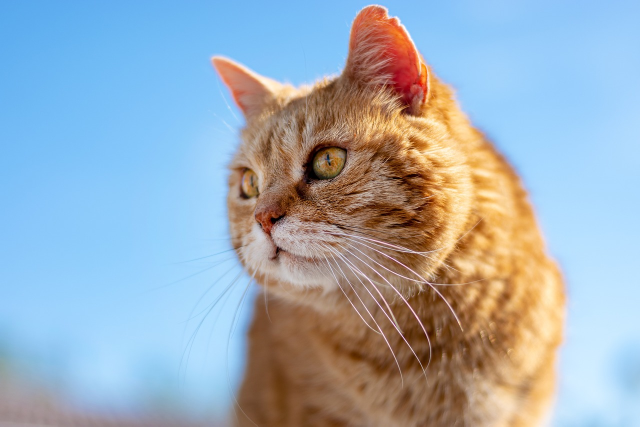
#> input picture img/cat.jpg, 1280 x 853 px (shown at 1/2 size)
$ jupyter execute npy_test.ipynb   (shell and % lines are left out)
#> lines starting #> are read from the running program, lines starting #| are printed output that depends on the picture
[cell 1]
import numpy as np
import matplotlib.pyplot as plt

x = np.linspace(-5, 5, 10000000)
y = np.sqrt(25 - x**2)

plt.plot(x, y, color='blue')  # Set color to blue
plt.plot(x, -y, color='blue')  # Set color to blue
plt.xlabel('x')
plt.ylabel('y')
plt.title('Circle Plot')
plt.grid(True)  # Set aspect ratio to 1:1
plt.gca().set_aspect('equal')
plt.show()
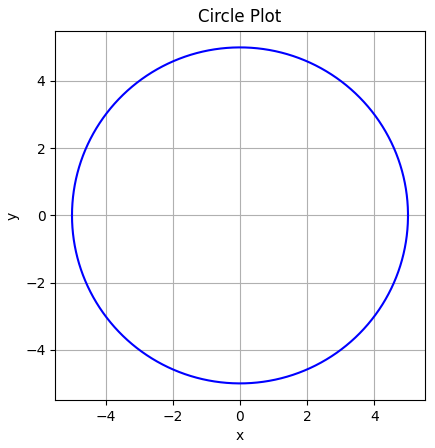
#> figure drawn by matplotlib, 1 panel; curve peaks at x = -5e-07, y = 5; curve peaks at x = -5, y = 0

[cell 2]
import numpy as np
import matplotlib.pyplot as plt

x = np.linspace(-5, 5, 10)
y = np.linspace(-5, 5, 10)

X, Y = np.meshgrid(x, y)

plt.figure(figsize=(6, 6))
plt.scatter(X, Y, color='blue')
plt.xlabel('x')
plt.ylabel('y')
plt.title('Mesh Grid Plot')
plt.grid(True)
plt.gca().set_aspect('equal')
plt.show()
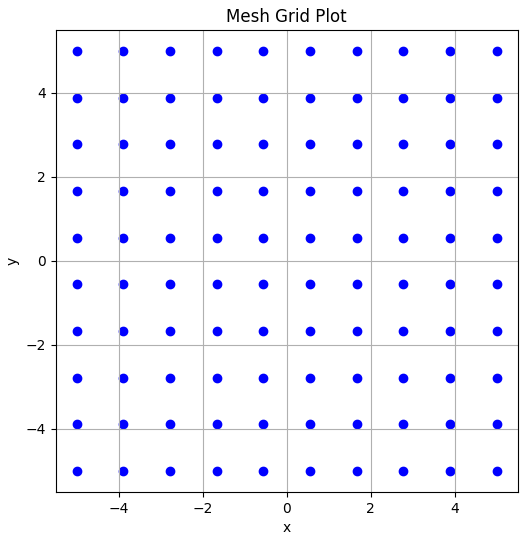
#> figure drawn by matplotlib, 1 panel

[cell 3]
import numpy as np
import matplotlib.pyplot as plt

x = np.linspace(-5, 5, 10)
y = np.linspace(-5, 5, 10)
z = np.linspace(-5, 5, 10)

X, Y, Z = np.meshgrid(x, y, z)

fig = plt.figure(figsize=(12, 9))
ax1 = fig.add_subplot(221, projection='3d')
ax2 = fig.add_subplot(222, projection='3d')
ax3 = fig.add_subplot(223, projection='3d')
ax4 = fig.add_subplot(224, projection='3d')

ax1.scatter(X, Y, Z)
ax2.scatter(X, Y, Z)
ax3.scatter(X, Y, Z)
ax4.scatter(X, Y, Z)

ax1.set_xlabel('X axis')
ax1.set_ylabel('Y axis')
ax1.set_zlabel('Z axis')
ax1.set_title('3D Scatter Plot')

ax2.set_xlabel('X axis')
ax2.set_ylabel('Y axis')
ax2.set_zlabel('Z axis')
ax2.set_title('3D Scatter Plot')

ax3.set_xlabel('X axis')
ax3.set_ylabel('Y axis')
ax3.set_zlabel('Z axis')
ax3.set_title('3D Scatter Plot')

ax4.set_xlabel('X axis')
ax4.set_ylabel('Y axis')
ax4.set_zlabel('Z axis')
ax4.set_title('3D Scatter Plot')

plt.show()
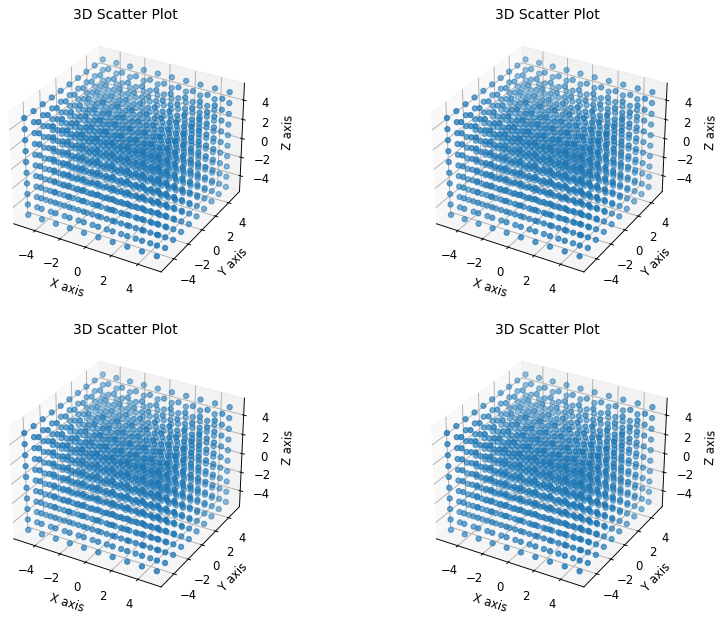
#> figure drawn by matplotlib, 4 panels

[cell 4]
# To use the interactive features of the Jupyter Notebook, you need to install the ipywidgets and ipympl packages using pip:
# pip install ipywidgets
# pip install ipympl

import numpy as np
import matplotlib as mpl
import matplotlib.pyplot as plt
print("Current matplotlib backend is:", mpl.get_backend())
print("Change matplotlib backend to:", mpl.get_backend())

x = np.linspace(-5, 5, 10)
y = np.linspace(-5, 5, 10)
z = np.linspace(-5, 5, 10)

X, Y, Z = np.meshgrid(x, y, z)

fig = plt.figure(figsize=(8, 6))
ax = fig.add_subplot(111, projection='3d')

ax.scatter(X, Y, Z)

ax.set_xlabel('X axis')
ax.set_ylabel('Y axis')
ax.set_zlabel('Z axis')
ax.set_title('3D Scatter Plot')

plt.show()
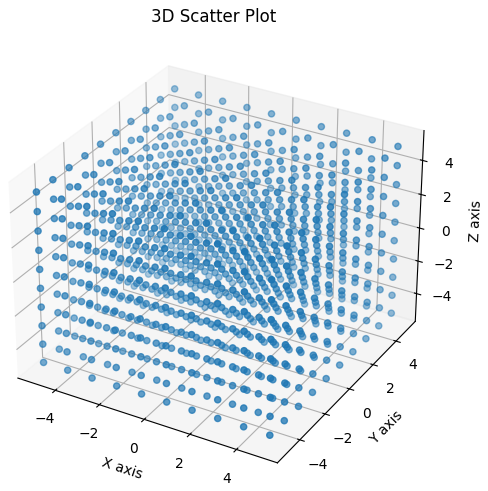
#> figure drawn by matplotlib, 1 panel

[cell 5]
import numpy as np
import matplotlib.pyplot as plt

r = 5

theta = np.linspace(0, 2 * np.pi, 50)
phi = np.linspace(0, np.pi, 50)

Theta, Phi = np.meshgrid(theta, phi)

X = r * np.sin(Phi) * np.cos(Theta)
Y = r * np.sin(Phi) * np.sin(Theta)
Z = r * np.cos(Phi)

fig = plt.figure(figsize=(12, 8))
ax = fig.add_subplot(111, projection='3d')

ax.scatter(X, Y, Z)

ax.set_xlabel('X axis')
ax.set_ylabel('Y axis')
ax.set_zlabel('Z axis')
ax.set_title('3D Scatter Plot of a Sphere')
plt.gca().set_aspect('equal')

plt.show()
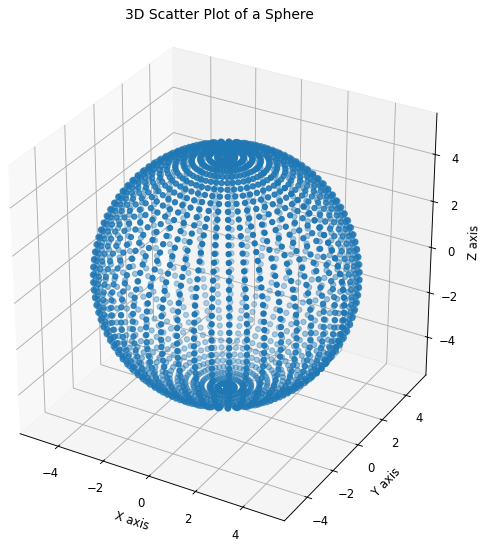
#> figure drawn by matplotlib, 1 panel

[cell 6]
import numpy as np
import matplotlib.pyplot as plt

n_points = 1000

min_radius = 4
max_radius = 5

theta = np.random.uniform(0, 2 * np.pi, n_points)
# phi = np.random.uniform(0, np.pi, n_points)
phi = np.arccos(np.random.uniform(-1, 1, n_points))
r = np.random.uniform(min_radius, max_radius, n_points)

x = r * np.sin(phi) * np.cos(theta)
y = r * np.sin(phi) * np.sin(theta)
z = r * np.cos(phi)

fig = plt.figure(figsize=(14, 10))
ax = fig.add_subplot(111, projection='3d')

# ax.scatter(x, y, z)
ax.scatter(x - x.mean(), y - y.mean(), z - z.mean())
ax.scatter(0, 0, 0, color='red',  s=50)

ax.set_xlabel('X axis')
ax.set_ylabel('Y axis')
ax.set_zlabel('Z axis')
ax.set_title('Random Distribution on a Sphere')

plt.gca().set_aspect('equal')
plt.show()
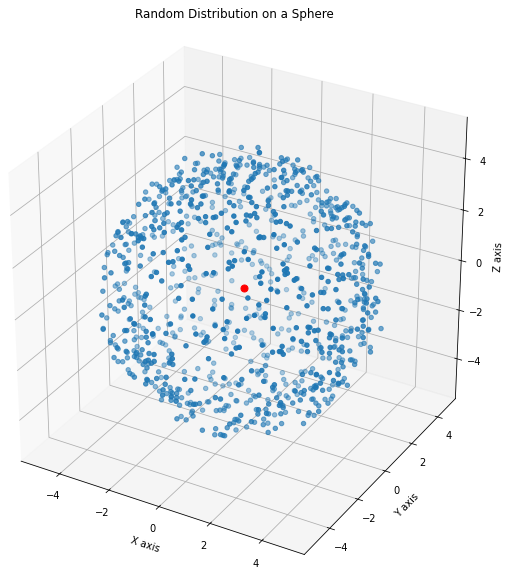
#> figure drawn by matplotlib, 1 panel

[cell 7]
import cv2
import matplotlib.pyplot as plt
from pathlib import Path

INPUT_PATH = Path.cwd().parent / "img/cat.jpg"

bgr_img = cv2.imread(str(INPUT_PATH))
#> bgr_img is the input picture: shape (853, 1280, 3); mean B, G, R 184.7, 172.6, 157.7
rgb_img = cv2.cvtColor(bgr_img, cv2.COLOR_BGR2RGB)

plt.imshow(rgb_img)
plt.show()
